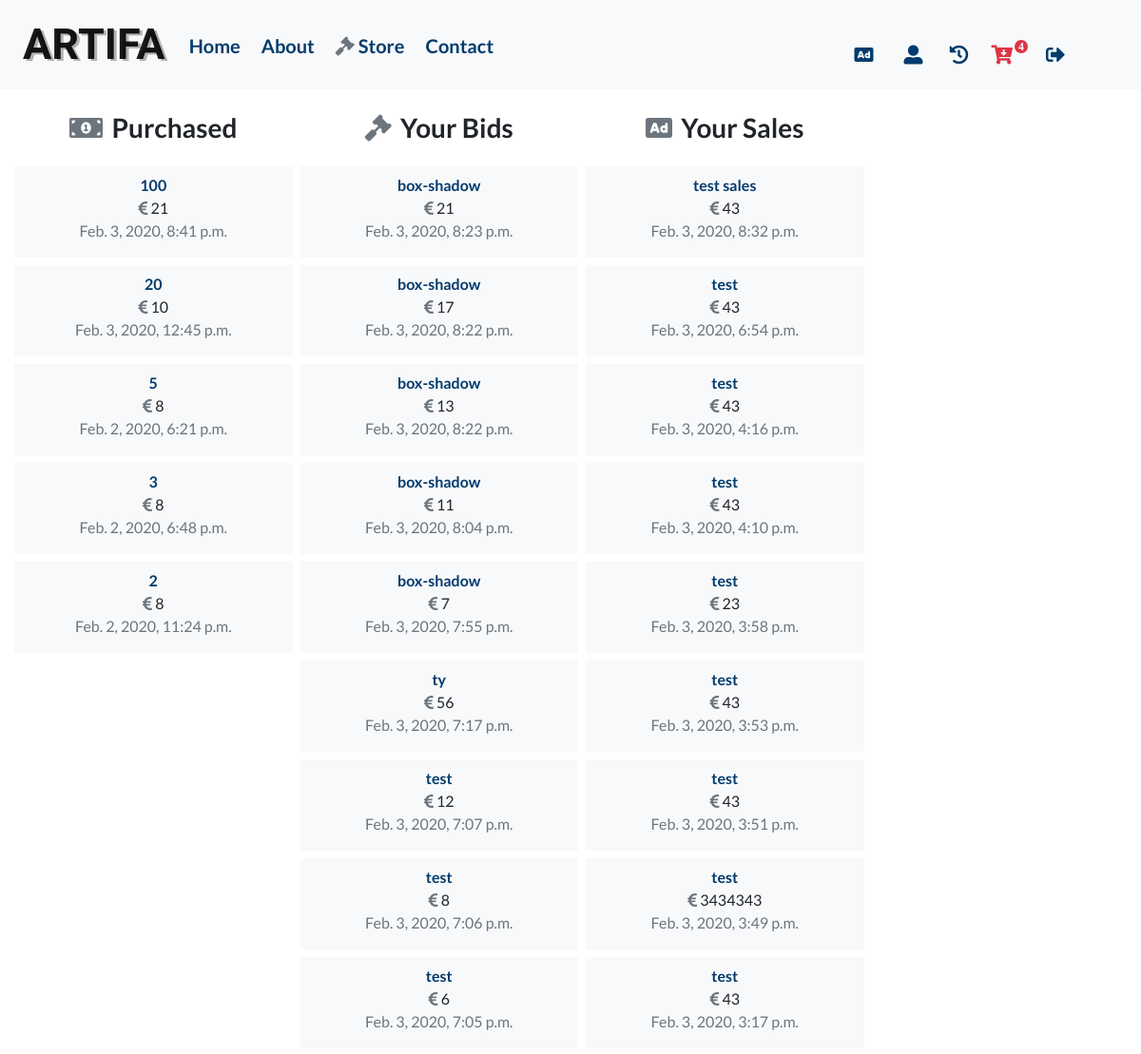
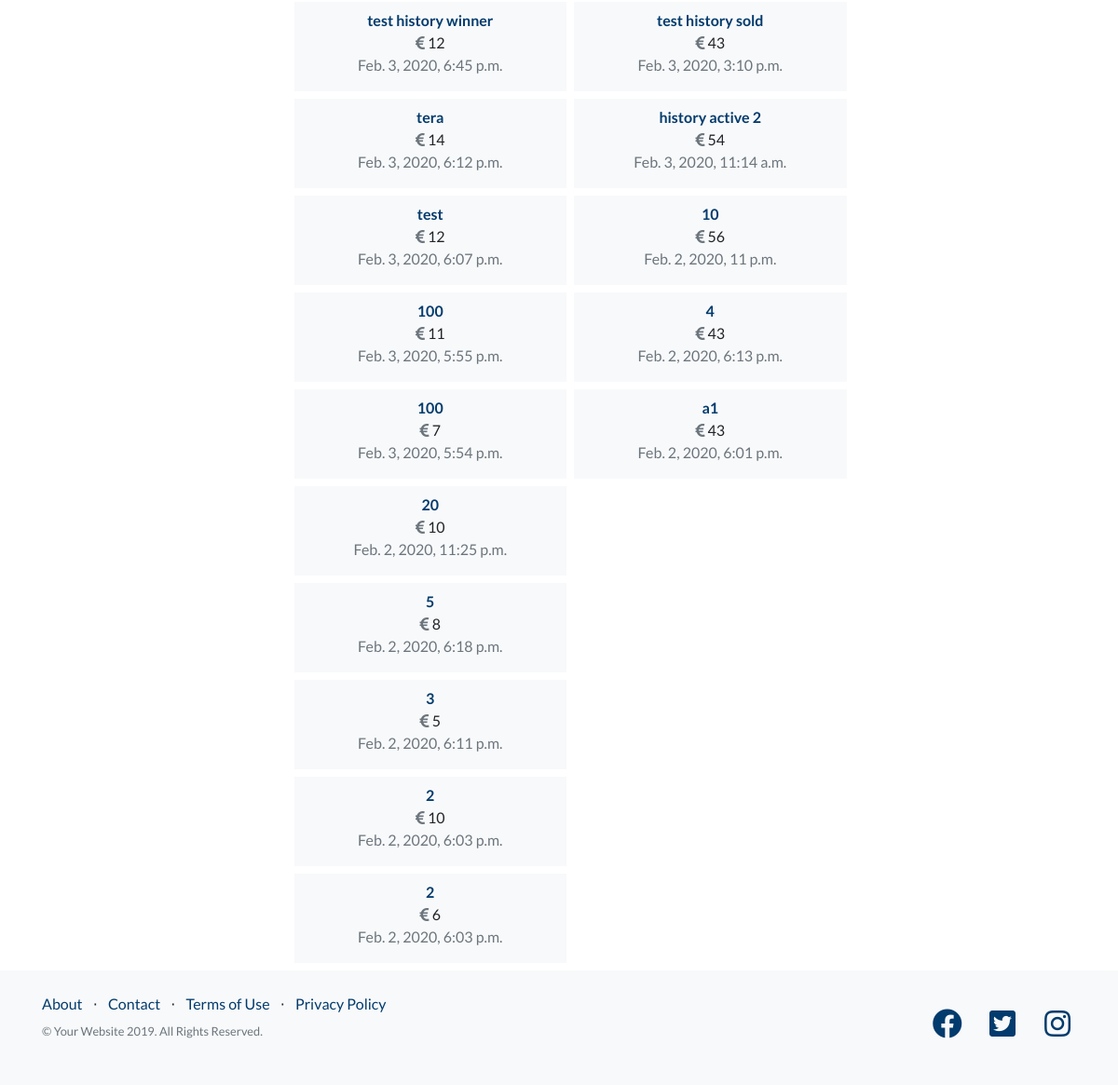
The page /profile/history/ (signed in) on the database its author committed (2 pictures, top to bottom).
### users/models.py (models this page shows, shortened)
class Account(models.Model):
    user = models.OneToOneField(User, on_delete=models.CASCADE)
    full_name = models.CharField(max_length=50, blank=True, null=True)
    phone_number = models.CharField(max_length=20, blank=True, null=True)
    country = models.CharField(max_length=40, blank=True, null=True)
    postcode = models.CharField(max_length=20, blank=True, null=True)
    town_or_city = models.CharField(max_length=40, blank=True, null=True)
    street_address1 = models.CharField(max_length=40, blank=True, null=True)
    street_address2 = models.CharField(max_length=40, blank=True, null=True)
    county = models.CharField(max_length=40, blank=True, null=True)
    cart = models.ForeignKey(
        Cart, on_delete=models.SET_NULL, blank=True, null=True)
    history_active = models.BooleanField(default=False)
    history_checked = models.BooleanField(default=False)
    seller_active = models.BooleanField(default=True)
    buyer_active = models.BooleanField(default=False)
    winner_active = models.BooleanField(default=False)

class Cart(models.Model):
    owner = models.CharField(max_length=100, blank=True, null=True)
    total = models.IntegerField(blank=True, null=True)

### auction_store/models.py (models this page shows, shortened)
class Item(models.Model):
    image = models.ImageField(upload_to='item_pics', default='default.jpg')
    name = models.CharField(max_length=100)
    desc = models.TextField()
    price = models.IntegerField()
    start_date = models.DateTimeField(auto_now_add=True)
    end_date = models.DateTimeField(null=True, blank=True)
    in_auction = models.BooleanField(default=False)
    start_auction_price = models.IntegerField(null=True, blank=True)
    sold = models.BooleanField(default=False)
    sold_date = models.DateTimeField(default=timezone.now)
    sold_price = models.IntegerField(null=True, blank=True)
    bought_at_auction = models.BooleanField(default=False)
    seller = models.ForeignKey(User, on_delete=models.CASCADE)
    buyer = models.ForeignKey(
        User, null=True, blank=True, related_name="buyer", on_delete=models.CASCADE)
    winner = models.ForeignKey(
        User, null=True, related_name="winner", on_delete=models.CASCADE)
    cart = models.ForeignKey(
        Cart, on_delete=models.SET_NULL, blank=True, null=True)
    seller_active = models.BooleanField(default=True)
    buyer_active = models.BooleanField(default=False)
    winner_active = models.BooleanField(default=False)
    MILITARY = 'MILITARY'
    PRIVATE = 'PRIVATE'
    TOOLS = 'TOOLS'
    TREASURE = 'TREASURE'
    WRITINGS = 'WRITINGS'
    OTHER = 'OTHER'
    CATEGORY = [
        (MILITARY, 'Military'),
        (PRIVATE, 'Private'),
        (TOOLS, 'Tools'),
        (TREASURE, 'Treasure'),
        (WRITINGS, 'Writings'),
        (OTHER, 'Other'),
    ]
    category = models.CharField(
        max_length=20,
        choices=CATEGORY,
        default=OTHER,
    )
    @property
    def today_date(self):
        return timezone.now()
    @property
    def finish_date(self):
        return self.end_date

class Bid(models.Model):
    amount = models.IntegerField(null=False, blank=False)
    date = models.DateTimeField(default=timezone.now)
    item = models.ForeignKey(Item, on_delete=models.CASCADE)
    bidder = models.ForeignKey(User, on_delete=models.CASCADE)

### users/views.py (the view)
# urls.py: path('profile/history/', user_views.history, name='history'),
@login_required
def history(request):
    bids = Bid.objects.all().order_by('-id')
    items = Item.objects.all().order_by('-id')
    the_user = Account.objects.get(user=request.user)
    cart = Cart.objects.get(owner=request.user)
    for item in items:
        if item.finish_date != None:
            if (item.finish_date < item.today_date and
                    item.winner != None and item.cart == None):
                item.cart = cart
                the_user.cart = cart
                cart.total += 1
                the_user.history_active = False
                the_user.history_checked = True
                cart.save()
                the_user.save()
                item.save()
        if the_user.history_checked == True:
            the_user.seller_active = False
            the_user.buyer_active = False
            the_user.winner_active = False
    the_user.history_active = False
    the_user.save()
    context = {
        'items': items,
        'bids': bids,
        'the_user': the_user,
        'cart': cart
    }
    return render(request, 'users/history.html', context)

### users/templates/users/history.html (shortened to what this page needs)
{% extends 'auction_store/base.html' %}
{% load static %}
{% block content %}
<div class="container-fluid">
  <div class="row m-auto">
  <div class="col-12 col-lg-3">
    {% if user.account.buyer_active %}
    <h3 class="text-center pt-4 pb-3 text-danger">
      <i class="fas fa-money-bill-alt pr-1 text-danger"></i>
    Purchased</h3>
    {% for item in items %}
     {% if item.buyer == user %}
      <div class="row bg-light pt-2 mb-2 first-active-buyer">
       <a href="{% url 'item-detail' item.id %}" class="col-12 text-center font-weight-bold mb-0">{{ item.name }}</a>
       <p class="col-12 text-center mb-0"><i class="fas fa-euro-sign text-muted"></i> {{ item.sold_price }}</p>
       <p class="col-12 text-center text-muted">{{ item.sold_date }}</p>
      </div>
     {% endif %}
    {% endfor %}
    <script>
      document.getElementsByClassName("first-active-buyer")[0].setAttribute("class", "first-active-style");
     </script>
    {% else %}
    <h3 class="text-center pt-4 pb-3">
      <i class="fas fa-money-bill-alt  pr-1 text-muted"></i>
    Purchased</h3>
    {% for item in items %}
     {% if item.buyer == user %}
      <div class="row bg-light pt-2 mb-2">
       <a href="{% url 'item-detail' item.id %}" class="col-12 text-center font-weight-bold mb-0">{{ item.name }}</a>
       <p class="col-12 text-center mb-0"><i class="fas fa-euro-sign text-muted"></i> {{ item.sold_price }}</p>
       <p class="col-12 text-center text-muted">{{ item.sold_date }}</p>
      </div>
     {% endif %}
    {% endfor %}
    {% endif %}
  </div>
   <div class="col-12 col-lg-3 mx-2">
    {% if user.account.winner_active %}
    <h3 class="text-center pt-4 pb-3 text-danger">
      <i class="fas fa-gavel pr-1 text-danger"></i>
    Your Bids</h3>
    {% for bid in bids %}
      {% if bid.bidder == user %}
      <div class="row bg-light pt-2 mb-2 first-active-winner">
       <a href="{% url 'item-detail' bid.item.id %}" class="col-12 text-center font-weight-bold mb-0">{{ bid.item.name }}</a>
       <p class="col-12 text-center mb-0"><i class="fas fa-euro-sign text-muted"></i> {{ bid.amount }}</p>
       <p class="col-12 text-center text-muted">{{ bid.date }}</p>
      </div>
      {% endif %}
     {% endfor %}
     <script>
      document.getElementsByClassName("first-active-winner")[0].setAttribute("class", "first-active-style");
     </script>
    {% else %}
    <h3 class="text-center pt-4 pb-3">
      <i class="fas fa-gavel pr-1 text-muted"></i>
    Your Bids</h3>
     {% for bid in bids %}
      {% if bid.bidder == user %}
      <div class="row bg-light pt-2 mb-2">
       <a href="{% url 'item-detail' bid.item.id %}" class="col-12 text-center font-weight-bold mb-0">{{ bid.item.name }}</a>
       <p class="col-12 text-center mb-0"><i class="fas fa-euro-sign text-muted"></i> {{ bid.amount }}</p>
       <p class="col-12 text-center text-muted">{{ bid.date }}</p>
      </div>
      {% endif %}
     {% endfor %}
     {% endif %}
   </div>
   <div class="col-12 col-lg-3">
    {% if user.account.seller_active %}
    <h3 class="text-center pt-4 pb-3 text-danger">
      <i class="fas fa-ad pr-1 text-danger"></i>
    Your Sales</h3>
    {% for item in items %}
     {% if item.seller == user %}
      <div class="row bg-light pt-2 mb-2 first-active-seller">
       <a href="{% url 'item-detail' item.id %}" class="col-12 text-center font-weight-bold mb-0">{{ item.name }}</a>
       <p class="col-12 text-center mb-0"><i class="fas fa-euro-sign text-muted"></i> {{ item.price }}</p>
       <p class="col-12 text-center text-muted">{{ item.start_date }}</p>
      </div>
     {% endif %}
    {% endfor %}
    <script>
      document.getElementsByClassName("first-active-seller")[0].setAttribute("class", "first-active-style");
     </script>
    {% else %}
    <h3 class="text-center pt-4 pb-3">
      <i class="fas fa-ad pr-1 text-muted"></i>
    Your Sales</h3>
    {% for item in items %}
     {% if item.seller == user %}
      <div class="row bg-light pt-2 mb-2">
       <a href="{% url 'item-detail' item.id %}" class="col-12 text-center font-weight-bold mb-0">{{ item.name }}</a>
       <p class="col-12 text-center mb-0"><i class="fas fa-euro-sign text-muted"></i> {{ item.price }}</p>
       <p class="col-12 text-center text-muted">{{ item.start_date }}</p>
      </div>
     {% endif %}
    {% endfor %}
    {% endif %}
  </div>
</div>
 </div>
{% endblock content %}

### auction_store/templates/auction_store/base.html (shortened to what this page needs)
{% load static %}
<!DOCTYPE html>
<html lang="en">
<head>
    <link rel="stylesheet" href="https://use.fontawesome.com/releases/v5.10.2/css/all.css"
>
    <link href="{% static 'bootstrap/bootstrap.min.css' %}" rel="stylesheet">
    <link href="{% static 'css/main.css' %}" rel="stylesheet">
</head>
<body>
 <nav class="navbar navbar-expand-lg navbar-light bg-light static-top pl-4 pr-4">
  <a class="navbar-brand font-weight-bold" href="{% url 'auction_store-home' %}">ARTIFA</a>
   <div class="collapse navbar-collapse" id="navbarSupportedContent">
    <ul class="navbar-nav mr-auto">
     <li class="nav-item active">
      <a class="nav-item btn btn-link pl-0 pl-md-2 pt-md-2 font-weight-bolder"
      href="{% url 'auction_store-home' %}">Home
      </a>
     </li>
     <li class="nav-item">
      <a class="nav-item btn btn-link pl-0 pl-md-2 pt-md-2 font-weight-bolder"
      href="{% url 'auction_store-home' %}">About
      </a>
     </li>
     <li class="nav-item">
      <a class="nav-item btn btn-link pl-0 pl-md-2 pt-md-2 font-weight-bolder active"
      href="{% url 'auction_store-store' %}"><i class="fas fa-gavel text-muted pr-1"></i>Store
      </a>
     </li>
     <li class="nav-item">
      <a class="nav-item btn btn-link pl-0 pl-md-2 pt-md-2 font-weight-bolder"
      href="{% url 'auction_store-store' %}">Contact
      </a>
     </li>
    </ul>
    <ul class="navbar-nav pr-4 pt-3">
     {% if user.is_authenticated %}
      <li class="nav-item pt-md-1 px-lg-3">
       <a class="nav-link" href="{% url 'item-create' %}" role="button"
       data-toggle="tooltip" data-placement="bottom" title="Sell">
       <i class="nav-item fas fa-ad"></i>
       </a>
      </li>
      <li class="nav-item pt-md-1 pr-md-1">
        <a class="nav-link" href="{% url 'profile' %}" id="navbarDropdown" role="button"
        data-toggle="tooltip" data-placement="bottom" title="Your Account"
        aria-haspopup="true" aria-expanded="false">
            <i class="nav-item fas fa-user-alt"></i>
        </a>
      </li>
      <li class="nav-item pt-md-1 px-lg-2">
        <a class="nav-link" href="{% url 'history' %}"
        role="button" data-toggle="tooltip"
        data-placement="bottom" title="History">
        {% if user.account.history_active %}
         <i class="nav-item fas fa-history text-danger"></i>
        {% else %}
         <i class="nav-item fas fa-history"></i>
        {% endif %}
        </a>
      </li>
      {% if user.account.cart.total > 0 %}
      <li class="nav-item pt-md-1">
        <a class="nav-link badge-link" href="{% url 'cart' %}" role="button"
        data-toggle="tooltip" data-placement="bottom" title="Cart">
        <i class="fas fa-cart-arrow-down text-danger">
          <span class="badge badge-cart badge-danger">{{ user.account.cart.total }}</span>
        </i>
        </a>
      </li>
      {% endif %}
      <li class="nav-item pt-md-1 pr-md-4">
        <a class="nav-link" href="{% url 'logout' %}" role="button"
        data-toggle="tooltip" data-placement="bottom" title="Logout">
            <i class="nav-item fas fa-sign-out-alt"></i>
        </a>
      </li>
    {% endif %}
    </ul>
   </div>
 </nav>
  {% block content %}
  {% endblock %}
<footer class="footer bg-light py-4">
 <div class="container">
  <div class="row">
   <div class="col-lg-6 h-100 text-center text-lg-left my-auto pb-md-4">
    <ul class="list-inline mb-2">
     <li class="list-inline-item">
      <a href="#">About</a>
     </li>
     <li class="list-inline-item">&sdot;</li>
     <li class="list-inline-item">
      <a href="#">Contact</a>
     </li>
     <li class="list-inline-item">&sdot;</li>
     <li class="list-inline-item">
      <a href="#">Terms of Use</a>
     </li>
     <li class="list-inline-item">&sdot;</li>
     <li class="list-inline-item">
      <a href="#">Privacy Policy</a>
     </li>
    </ul>
    <p class="text-muted small mb-4 mb-lg-0">
    &copy; Your Website 2019. All Rights Reserved.
    </p>
   </div>
   <div class="col-lg-6 h-100 text-center text-lg-right my-auto pb-md-2">
    <ul class="list-inline mb-0">
     <li class="list-inline-item mr-3">
      <a href="#">
      <i class="fab fa-facebook fa-2x fa-fw"></i>
      </a>
     </li>
     <li class="list-inline-item mr-3">
      <a href="#">
      <i class="fab fa-twitter-square fa-2x fa-fw"></i>
      </a>
     </li>
     <li class="list-inline-item">
      <a href="#">
      <i class="fab fa-instagram fa-2x fa-fw"></i>
      </a>
     </li>
    </ul>
   </div>
  </div>
 </div>
</footer>
</body>
</html>

### auction_store/static/css/main.css (style rules this page uses)
body { font-family: 'Lato', 'Helvetica Neue', Helvetica, Arial, sans-serif; }
h1, h2, h3, h4, h5, h6 { font-family: 'Lato', 'Helvetica Neue', Helvetica, Arial, sans-serif; font-weight: 700; }
.navbar-brand { font-family: 'IM Fell Great Primer SC', serif; font-size: 45px; text-shadow: 3px 2px #b1b1b1; }
.nav-item { color: rgba(2, 59, 109, 1); font-size: 20px; }
.badge-cart { font-size: 12px; padding: 1px 4px; border-radius: 50%; position: relative; bottom: 12px; left: -3px; }
footer.footer { padding-top: 4rem; padding-bottom: 4rem; }
a { color: #023b6d; text-decoration: none; }

### rows shown on the page
Item: name "100", sold_price "21", sold_date "Feb. 3, 2020, 8:41 p.m."
Item: name "20", sold_price "10", sold_date "Feb. 3, 2020, 12:45 p.m."
Item: name "5", sold_price "8", sold_date "Feb. 2, 2020, 6:21 p.m."
Item: name "3", sold_price "8", sold_date "Feb. 2, 2020, 6:48 p.m."
Item: name "2", sold_price "8", sold_date "Feb. 2, 2020, 11:24 p.m."
Bid: item.name "box-shadow", amount "21", date "Feb. 3, 2020, 8:23 p.m."
Bid: item.name "box-shadow", amount "17", date "Feb. 3, 2020, 8:22 p.m."
Bid: item.name "box-shadow", amount "13", date "Feb. 3, 2020, 8:22 p.m."
Bid: item.name "box-shadow", amount "11", date "Feb. 3, 2020, 8:04 p.m."
Bid: item.name "box-shadow", amount "7", date "Feb. 3, 2020, 7:55 p.m."
Bid: item.name "ty", amount "56", date "Feb. 3, 2020, 7:17 p.m."
Bid: item.name "test", amount "12", date "Feb. 3, 2020, 7:07 p.m."
Bid: item.name "test", amount "8", date "Feb. 3, 2020, 7:06 p.m."
Bid: item.name "test", amount "6", date "Feb. 3, 2020, 7:05 p.m."
Bid: item.name "test history winner", amount "12", date "Feb. 3, 2020, 6:45 p.m."
Bid: item.name "tera", amount "14", date "Feb. 3, 2020, 6:12 p.m."
Bid: item.name "test", amount "12", date "Feb. 3, 2020, 6:07 p.m."
Bid: item.name "100", amount "11", date "Feb. 3, 2020, 5:55 p.m."
Bid: item.name "100", amount "7", date "Feb. 3, 2020, 5:54 p.m."
Bid: item.name "20", amount "10", date "Feb. 2, 2020, 11:25 p.m."
Bid: item.name "5", amount "8", date "Feb. 2, 2020, 6:18 p.m."
Bid: item.name "3", amount "5", date "Feb. 2, 2020, 6:11 p.m."
Bid: item.name "2", amount "10", date "Feb. 2, 2020, 6:03 p.m."
Bid: item.name "2", amount "6", date "Feb. 2, 2020, 6:03 p.m."
Item: name "test sales", price "43", start_date "Feb. 3, 2020, 8:32 p.m."
Item: name "test", price "43", start_date "Feb. 3, 2020, 6:54 p.m."
Item: name "test", price "43", start_date "Feb. 3, 2020, 4:16 p.m."
Item: name "test", price "43", start_date "Feb. 3, 2020, 4:10 p.m."
Item: name "test", price "23", start_date "Feb. 3, 2020, 3:58 p.m."
Item: name "test", price "43", start_date "Feb. 3, 2020, 3:53 p.m."
Item: name "test", price "43", start_date "Feb. 3, 2020, 3:51 p.m."
Item: name "test", price "3434343", start_date "Feb. 3, 2020, 3:49 p.m."
Item: name "test", price "43", start_date "Feb. 3, 2020, 3:17 p.m."
Item: name "test history sold", price "43", start_date "Feb. 3, 2020, 3:10 p.m."
Item: name "history active 2", price "54", start_date "Feb. 3, 2020, 11:14 a.m."
Item: name "10", price "56", start_date "Feb. 2, 2020, 11 p.m."
Item: name "4", price "43", start_date "Feb. 2, 2020, 6:13 p.m."
Item: name "a1", price "43", start_date "Feb. 2, 2020, 6:01 p.m."

### other values the page prints
{{ user.account.cart.total }} "4"
